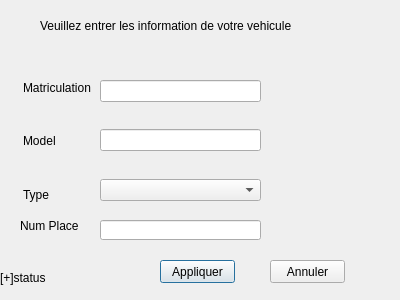
<?xml version="1.0" encoding="UTF-8"?>
<ui version="4.0">
 <class>reserver</class>
 <widget class="QDialog" name="reserver">
  <property name="geometry">
   <rect>
    <x>0</x>
    <y>0</y>
    <width>400</width>
    <height>300</height>
   </rect>
  </property>
  <property name="windowTitle">
   <string>Dialog</string>
  </property>
  <widget class="QPushButton" name="pushButton">
   <property name="geometry">
    <rect>
     <x>160</x>
     <y>260</y>
     <width>75</width>
     <height>23</height>
    </rect>
   </property>
   <property name="text">
    <string>Appliquer</string>
   </property>
  </widget>
  <widget class="QPushButton" name="pushButton_2">
   <property name="geometry">
    <rect>
     <x>270</x>
     <y>260</y>
     <width>75</width>
     <height>23</height>
    </rect>
   </property>
   <property name="text">
    <string>Annuler</string>
   </property>
  </widget>
  <widget class="QLabel" name="label_4">
   <property name="geometry">
    <rect>
     <x>40</x>
     <y>10</y>
     <width>281</width>
     <height>31</height>
    </rect>
   </property>
   <property name="text">
    <string>Veuillez entrer les information de votre vehicule</string>
   </property>
  </widget>
  <widget class="QLabel" name="label_5">
   <property name="geometry">
    <rect>
     <x>20</x>
     <y>216</y>
     <width>71</width>
     <height>20</height>
    </rect>
   </property>
   <property name="text">
    <string>Num Place</string>
   </property>
  </widget>
  <widget class="QLineEdit" name="lineEdit_numplace">
   <property name="geometry">
    <rect>
     <x>100</x>
     <y>220</y>
     <width>161</width>
     <height>20</height>
    </rect>
   </property>
  </widget>
  <widget class="QLabel" name="label_status">
   <property name="geometry">
    <rect>
     <x>0</x>
     <y>270</y>
     <width>141</width>
     <height>16</height>
    </rect>
   </property>
   <property name="text">
    <string>[+]status</string>
   </property>
  </widget>
  <widget class="QWidget" name="layoutWidget">
   <property name="geometry">
    <rect>
     <x>100</x>
     <y>80</y>
     <width>161</width>
     <height>121</height>
    </rect>
   </property>
   <layout class="QVBoxLayout" name="verticalLayout">
    <item>
     <widget class="QLineEdit" name="lineEdit_rmat"/>
    </item>
    <item>
     <spacer name="verticalSpacer">
      <property name="orientation">
       <enum>Qt::Vertical</enum>
      </property>
      <property name="sizeHint" stdset="0">
       <size>
        <width>20</width>
        <height>40</height>
       </size>
      </property>
     </spacer>
    </item>
    <item>
     <widget class="QLineEdit" name="lineEdit_rmod"/>
    </item>
    <item>
     <spacer name="verticalSpacer_2">
      <property name="orientation">
       <enum>Qt::Vertical</enum>
      </property>
      <property name="sizeType">
       <enum>QSizePolicy::Maximum</enum>
      </property>
      <property name="sizeHint" stdset="0">
       <size>
        <width>20</width>
        <height>40</height>
       </size>
      </property>
     </spacer>
    </item>
    <item>
     <widget class="QComboBox" name="comboBox_type"/>
    </item>
   </layout>
  </widget>
  <widget class="QWidget" name="layoutWidget">
   <property name="geometry">
    <rect>
     <x>23</x>
     <y>81</y>
     <width>73</width>
     <height>121</height>
    </rect>
   </property>
   <layout class="QVBoxLayout" name="verticalLayout_2">
    <item>
     <widget class="QLabel" name="label">
      <property name="text">
       <string>Matriculation</string>
      </property>
     </widget>
    </item>
    <item>
     <spacer name="verticalSpacer_3">
      <property name="orientation">
       <enum>Qt::Vertical</enum>
      </property>
      <property name="sizeHint" stdset="0">
       <size>
        <width>20</width>
        <height>40</height>
       </size>
      </property>
     </spacer>
    </item>
    <item>
     <widget class="QLabel" name="label_2">
      <property name="text">
       <string>Model</string>
      </property>
     </widget>
    </item>
    <item>
     <spacer name="verticalSpacer_4">
      <property name="orientation">
       <enum>Qt::Vertical</enum>
      </property>
      <property name="sizeHint" stdset="0">
       <size>
        <width>20</width>
        <height>40</height>
       </size>
      </property>
     </spacer>
    </item>
    <item>
     <widget class="QLabel" name="label_3">
      <property name="text">
       <string>Type</string>
      </property>
     </widget>
    </item>
   </layout>
  </widget>
 </widget>
 <resources/>
 <connections/>
</ui>
